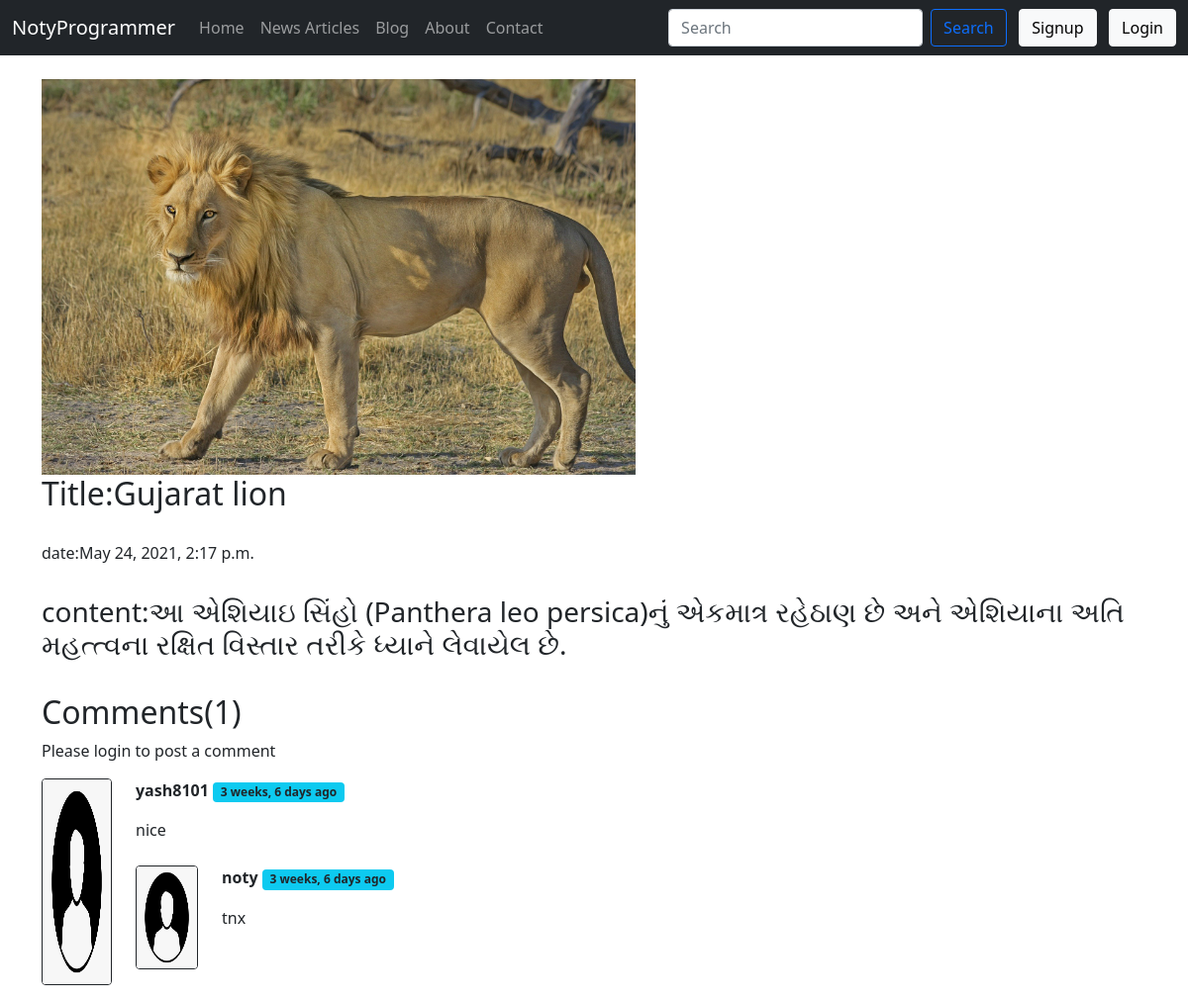
Page /blog/gujarat-lion on the committed database.
### blog/models.py (models this page shows, shortened)
class Post(models.Model):
    Sno=models.AutoField(primary_key=True)
    title=models.CharField(max_length=255)
    content=models.TextField()
    author=models.CharField(max_length=13)
    slug=models.CharField(max_length=130)
    timestamp=models.DateTimeField(auto_now_add=True,blank=True)
    img = models.ImageField( upload_to="blogImg",default="blogImg/2.jpg")
    class Meta:
       ordering = ['-timestamp']

class BlogComment(models.Model):
    Sno = models.AutoField(primary_key=True)
    comment = models.TextField()
    user = models.ForeignKey(User,on_delete=models.CASCADE)
    post = models.ForeignKey(Post,on_delete=models.CASCADE)
    parent = models.ForeignKey('self',on_delete=models.CASCADE,null=True)
    timestamp = models.DateTimeField(default=now)

### blog/views.py (the view)
# urls.py: path('<str:slug>', views.blogpost, name='blogpost'),
def blogpost(request,slug):
    post=Post.objects.filter(slug=slug).first()
    comments = BlogComment.objects.filter(post=post,parent=None)
    replies = BlogComment.objects.filter(post=post).exclude(parent=None)
    replyDict = {}
    for reply in replies:
        if reply.parent.Sno not in replyDict.keys():
            replyDict[reply.parent.Sno]=[reply]
        else:
            replyDict[reply.parent.Sno].append(reply)
    context={'post':post,'comments':comments,'user':request.user,'replyDict':replyDict}
    return render(request,"blogtemp/blogpost.html",context)

### blog/templatetags/extras.py (called while the page is built)
@register.filter(name='get_val')
def get_val(dict,key):
    return dict.get(key)

### templates/blogtemp/blogpost.html (shortened to what this page needs)
{% extends 'index.html' %}
{% block blogactive %}active{% endblock blogactive %}
{% block body %}
{% load humanize %}
{% load extras %}
<div class="container">
<br>
<img src="{{post.img.url}}">
<h2>Title:{{post.title}}</h2></br>
<h6>date:{{post.timestamp}}</h6></br>
<h3>content:{{post.content}}</h3></br>
</div>
<div class="container">
<h2>Comments({{comments.count}})</h2>
<div class="my-2">
{% if user.is_authenticated %}
<form method="post" action="/blog/postComment" class="row g-3">
{% csrf_token %}
  <div class="col-5 form-group">
      <input type="text" class="form-control" id="comment" name="comment" placeholder="Enter Comment">
  </div>
  <input type="hidden" name="postSno" value="{{post.Sno}}">
  <input type="hidden" name="ParentSno" value="">
  <div class="col-auto">
    <button type="submit" class="btn btn-dark mb-3" value="Post">Post</button>
  </div>
</form>
{% else %}
<p>Please login to post a comment</p>
{% endif %}
</div>
{% for comment in comments  %}
<div class="row my-3">
<div class="col-md-1"><img src="../static/user.png" class="rounded mx-auto d-block w-100 h-100  border border-dark"></div>
<div class="col-md-11"><b>{{comment.user.username}}</b> <span class="badge bg-info text-dark"> {{comment.timestamp | naturaltime}} </span>
<div class="my-3">{{comment.comment}}</div>
<div class="reply mx-0">
<div class="replies  my-2">
{% for reply in replyDict|get_val:comment.Sno %}
<div class="row">
<div class="col-md-1 my-2"><img src="../static/user.png" class="rounded mx-auto d-block w-100 h-100  border border-dark">
</div>
<div class="col-md-11 my-2">
<b>{{reply.user.username}}</b> <span class="badge bg-info text-dark"> {{reply.timestamp | naturaltime}} </span>
<div class="my-3">{{reply.comment}}</div>
<br>
</div>
</div>
{% endfor %}
</div>
</div>
</div>
</div>
{% endfor %}
</div>
{% endblock body %}

### templates/blogtemp/blogpost.html (style rules this page uses)
img { height:400px; }

### rows in the picture
Post: img (picture), title "Gujarat lion", timestamp "May 24, 2021, 2:17 p.m.", content "આ એશિયાઇ સિંહો (Panthera leo persica)નું એકમાત્ર રહેઠાણ છે અને એશિયાના અતિ મહત્ત્વના રક્ષિત વિસ્તાર તરીકે ધ્યાને લેવાયેલ છે."
BlogComment: user.username "yash8101", timestamp "3 weeks, 6 days ago", comment "nice"
BlogComment: user.username "noty", timestamp "3 weeks, 6 days ago", comment "tnx"

### other values in the picture
{{ comments.count }} "1"
